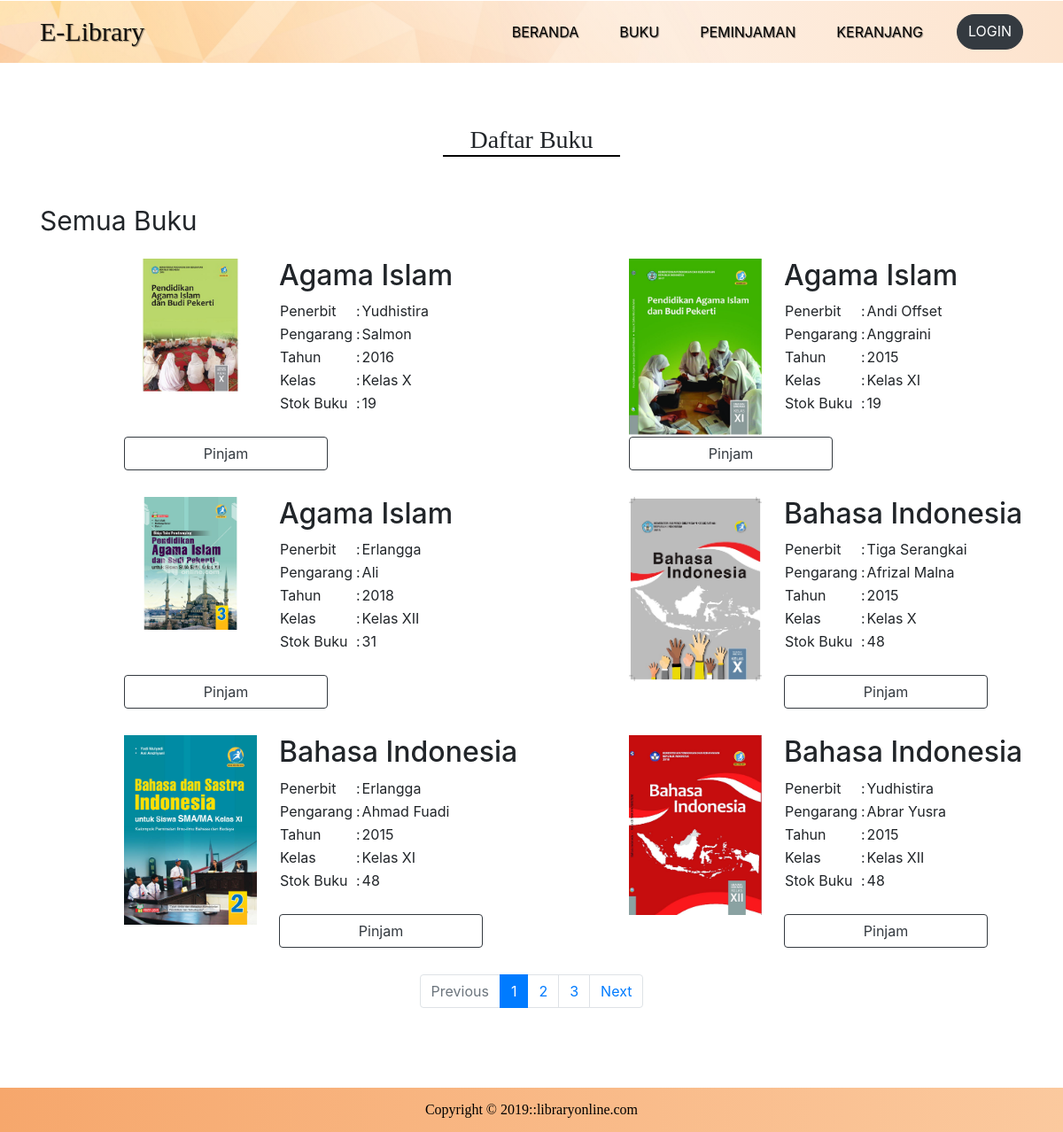
Screenshot of /listbuku.php with the database file from the repository.
### tables this page shows
CREATE TABLE `buku` (
  `id` int(11) NOT NULL,
  `nama_buku` varchar(20) NOT NULL,
  `penerbit` varchar(50) NOT NULL,
  `pengarang` varchar(50) NOT NULL,
  `tahun` varchar(4) NOT NULL,
  `jumlah_buku` int(11) NOT NULL,
  `kelas` varchar(20) NOT NULL,
  `img` varchar(100) NOT NULL
);

### controller/bukucontroller.php (called while the page is built, shortened)
<?php
function query($query){
    global $conn;
    $result = mysqli_query($conn, $query);
    $rows = [];
    while( $row = mysqli_fetch_assoc($result) ){
        $rows[] = $row;
    }
    return $rows;
}
?>

### listbuku.php (the view, shortened to what this page needs)
<?php
    include 'db/config.php';
    require 'controller/bukucontroller.php';
?>
<!DOCTYPE html>
<html lang="en">
<head>
    <link rel="stylesheet" href="assets/css/listbuku.css">
    <link rel="stylesheet" href="assets/css/bootstrap.min.css">
</head>
<body>
    <nav class="navbar navbar-expand-lg navbar-light">
        <div class="container">
            <?php session_start();
                if( isset($_SESSION["login"]) ):
            ?>
                <span class="navbar-brand" style="font-size:30px" ><?= $_SESSION["login"]["nama_user"]; ?></span>
            <?php else: ?>
            <a class="navbar-brand" style="font-size:30px" href="index.php">E-Library</a>
            <?php endif; ?>
            <div class="collapse navbar-collapse" id="navbarNavAltMarkup">
                <div class="navbar-nav ml-auto">
                    <a class="nav-item nav-link2 nav-link" href="index.php">Beranda<span class="sr-only">(current)</span></a>
                    <a class="nav-item nav-link2 nav-link" href="listbuku.php">Buku</a>
                    <a class="nav-item nav-link2 nav-link" href="pinjam.php">Peminjaman</a>
                    <a class="nav-item nav-link nav-link2" href="keranjang.php">Keranjang</a>
                    <?php
                        if( isset($_SESSION["login"]) ):
                    ?>
                        <a class="nav-item btn btn-dark tombol" style="border-radius:40px" href="logout.php">logout</a>
                    <?php else: ?>
                        <a class="nav-item btn btn-dark tombol" style="border-radius:40px" href="login.php">login</a>
                        <?php endif; ?>
                </div>
            </div>
        </div>
    </nav>
    <div class="bg"></div>
    <div class="overlay"></div>
    <?php
    if( isset($_GET["search"]) ){
        $keyword = $_GET["search"];
        $jumlahDataPerHalaman = 6;
        $jumlahData = count(query("SELECT * FROM buku WHERE
                        kelas LIKE '%$keyword%' OR
                        nama_buku LIKE '%$keyword%' OR
                        penerbit LIKE '%$keyword%' OR
                        pengarang LIKE '%$keyword%'"));
        $jumlahHalaman = ceil($jumlahData / $jumlahDataPerHalaman);
        $halamanAktif = ( isset($_GET["halaman"]) ) ? $_GET["halaman"] : 1;
        $awalData = ( $jumlahDataPerHalaman * $halamanAktif ) - $jumlahDataPerHalaman;
        $result = query("SELECT * FROM buku WHERE
                    kelas LIKE '%$keyword%' OR
                    nama_buku LIKE '%$keyword%' OR
                    penerbit LIKE '%$keyword%' OR
                    pengarang LIKE '%$keyword%'
                LIMIT $awalData, $jumlahDataPerHalaman");
    }else{
        $keyword = "Semua Buku";
        $jumlahDataPerHalaman = 6;
        $jumlahData = count(query("SELECT * FROM buku"));
        $jumlahHalaman = ceil($jumlahData / $jumlahDataPerHalaman);
        $halamanAktif = ( isset($_GET["halaman"]) ) ? $_GET["halaman"] : 1;
        $awalData = ( $jumlahDataPerHalaman * $halamanAktif ) - $jumlahDataPerHalaman;
        $result = query("SELECT * FROM buku LIMIT $awalData, $jumlahDataPerHalaman");
    }
    ?>
    <div class="container">
            <h3 style="margin-top:-70px">Daftar Buku</h3>
            <div style="font-size:30px;margin-bottom:20px"><?= $keyword; ?></div>
        <div class="row">
        <?php foreach( $result as $data ): ?>
            <div class="col-sm-5 offset-sm-1 listbuku">
                <img src="assets/img/buku/<?= $data["img"]; ?>" >
                <h2><?= $data["nama_buku"]; ?></h2>
                <table style="margin-bottom:25px;">
                    <tr>
                        <td class="awal">Penerbit</td>
                        <td></td>
                        <td>:</td>
                        <td> <?= $data["penerbit"]; ?></td>
                    </tr>
                    <tr>
                        <td class="awal">Pengarang</td>
                        <td></td>
                        <td>:</td>
                        <td> <?= $data["pengarang"]; ?></td>
                    </tr>
                    <tr>
                        <td class="awal">Tahun</td>
                        <td></td>
                        <td>:</td>
                        <td> <?= $data["tahun"]; ?></td>
                    </tr>
                    <tr>
                        <td class="awal">Kelas</td>
                        <td></td>
                        <td>:</td>
                        <td> <?= $data["kelas"]; ?></td>
                    </tr>
                    <small><tr>
                        <td class="awal">Stok Buku</td>
                        <td></td>
                        <td>:</td>
                        <td><?= $data["jumlah_buku"]; ?></td>
                    </tr></small>
                </table>
                <form action="peminjaman.php" method="get">
                    <button class="btn btn-outline-dark" style="width:230px;" type="submit">Pinjam</button>
                </form>
            </div>
        <?php endforeach; ?>
        </div>
        <nav aria-label="Page navigation example">
        <ul class="pagination justify-content-center">
        <?php if( isset($_GET["search"]) ) : ?>
            <?php if( $halamanAktif > 1 ) : ?>
            <li class="page-item">
            <a class="page-link" href="?search=<?=$keyword?>&halaman=<?= $halamanAktif - 1; ?>" tabindex="-1" aria-disabled="true">Previous</a>
            </li>
            <?php else : ?>
                <li class="page-item disabled">
                <a class="page-link" href="?search=<?=$keyword?>&halaman=<?= $halamanAktif - 1; ?>" tabindex="-1" aria-disabled="true">Previous</a>
                </li>
            <?php endif ; ?>
            <?php for( $i = 1; $i <= $jumlahHalaman; $i++ ) : ?>
                <?php if( $i == $halamanAktif ) : ?>
                    <li class="page-item active"><a class="page-link" href="?search=<?=$keyword?>&halaman=<?= $i; ?>"><?= $i; ?></a></li>
                <?php else: ?>
                    <li class="page-item"><a class="page-link" href="?search=<?=$keyword?>&halaman=<?= $i; ?>"><?= $i; ?></a></li>
                <?php endif; ?>
            <?php endfor; ?>
            <?php if( $halamanAktif < $jumlahHalaman ) : ?>
                <li class="page-item">
                    <a class="page-link" href="?search=<?=$keyword?>&halaman=<?= $halamanAktif + 1; ?>">Next</a>
                </li>
            <?php else : ?>
                <li class="page-item disabled">
                    <a class="page-link" href="?search=<?=$keyword?>&halaman=<?= $halamanAktif + 1; ?>" tabindex="-1" aria-disabled="true">Next</a>
                </li>
            <?php endif ; ?>
        <?php else : ?>
            <?php if( $halamanAktif > 1 ) : ?>
            <li class="page-item">
            <a class="page-link" href="?halaman=<?= $halamanAktif - 1; ?>" tabindex="-1" aria-disabled="true">Previous</a>
            </li>
            <?php else : ?>
                <li class="page-item disabled">
                <a class="page-link" href="?halaman=<?= $halamanAktif - 1; ?>" tabindex="-1" aria-disabled="true">Previous</a>
                </li>
            <?php endif ; ?>
            <?php for( $i = 1; $i <= $jumlahHalaman; $i++ ) : ?>
                <?php if( $i == $halamanAktif ) : ?>
                    <li class="page-item active"><a class="page-link" href="?halaman=<?= $i; ?>"><?= $i; ?></a></li>
                <?php else: ?>
                    <li class="page-item"><a class="page-link" href="?halaman=<?= $i; ?>"><?= $i; ?></a></li>
                <?php endif; ?>
            <?php endfor; ?>
            <?php if( $halamanAktif < $jumlahHalaman ) : ?>
                <li class="page-item">
                    <a class="page-link" href="?halaman=<?= $halamanAktif + 1; ?>">Next</a>
                </li>
            <?php else : ?>
                <li class="page-item disabled">
                    <a class="page-link" href="?halaman=<?= $halamanAktif + 1; ?>" tabindex="-1" aria-disabled="true">Next</a>
                </li>
            <?php endif ; ?>
        <?php endif; ?>
        </ul>
        </nav>
    </div>
<div class="footer"><div class="tulisan">Copyright &copy; 2019::libraryonline.com</div></div>
</body>
</html>

### assets/css/listbuku.css (style rules this page uses)
.bg { position: relative; top: -70px; background-image: url("http://localhost/backend/assets/img/10730.jpg"); background-size: cover; min-height: 70px; }
.navbar-brand { font-family: candara; font-size: 30px; text-shadow: 1px 1px 1px rgba(0,0,0,0.4); }
.navbar { z-index: 2; position: relative; }
.tombol { text-transform: uppercase; border-radius: 40px; }
h3 { text-align: center; font-family:Hobo Std; width: 200px; border-bottom: 2px solid black }
.row { position: relative; z-index: 1; }
img { width:150px; float:left; margin-right:25px; }
.listbuku { margin-bottom: 20px; }
.container h3 { margin: 50px auto; }
.footer { font-family:Hobo Std; margin-top: 90px; height:50px; line-height:50px; color:black !important; text-align: center; width:100%; background: linear-gradient(to left, rgba(251, 201, 158, 1), rgba(246, 167, 108, 1) ); }
@media (min-width: 992px) { .nav-link2 { text-transform: uppercase; margin-right: 30px; color: black !important; text-shadow: 1px 1px 1px rgba(0,0,0,0.5); } }
@media (min-width: 992px) { img { width:150px; float:left; margin-right:25px; } }
@media (min-width: 992px) { .listbuku { margin-bottom: 30px; } }
@media (min-width: 992px) { .tombol { text-transform: uppercase; border-radius: 40px; } }
@media (min-width: 992px) { .overlay { position: relative; top:-140px; z-index: 1; min-height: 70px; background: linear-gradient(to left, rgba(251, 201, 158, 0.5), rgba(246, 167, 108, 0) ); } }

### rows the page displays
buku: img (picture), nama_buku "Agama Islam", penerbit "Yudhistira", pengarang "Salmon", tahun "2016", kelas "Kelas X", jumlah_buku "19"
buku: img (picture), nama_buku "Agama Islam", penerbit "Andi Offset", pengarang "Anggraini", tahun "2015", kelas "Kelas XI", jumlah_buku "19"
buku: img (picture), nama_buku "Agama Islam", penerbit "Erlangga", pengarang "Ali", tahun "2018", kelas "Kelas XII", jumlah_buku "31"
buku: img (picture), nama_buku "Bahasa Indonesia", penerbit "Tiga Serangkai", pengarang "Afrizal Malna", tahun "2015", kelas "Kelas X", jumlah_buku "48"
buku: img (picture), nama_buku "Bahasa Indonesia", penerbit "Erlangga", pengarang "Ahmad Fuadi", tahun "2015", kelas "Kelas XI", jumlah_buku "48"
buku: img (picture), nama_buku "Bahasa Indonesia", penerbit "Yudhistira", pengarang "Abrar Yusra", tahun "2015", kelas "Kelas XII", jumlah_buku "48"

### other values shown
$keyword "Semua Buku"
